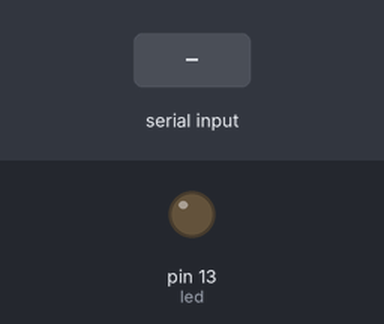
A sketch run on a simulated Arduino Mega 2560, built with avr-gcc and run on an emulated ATmega2560. Shown: output pins drawn as LEDs (lit = HIGH). Inputs (shaded band) come from the test bench. The modem accepts every AT command (registered, SIM ready, sends succeed) and sends nothing else; what the sketch prints to the serial monitor is not drawn.

Above: at 1.2 s.
1.3 s: "1" received over the second serial link
At 2.1 s:
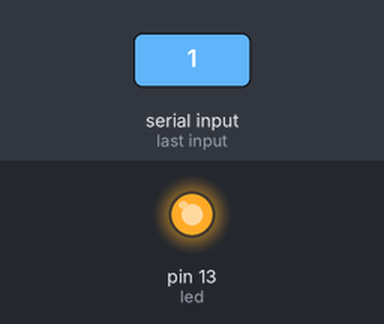
Timing chart, 0 to 4.3 s (numbered marks = the images above; inputs shaded):
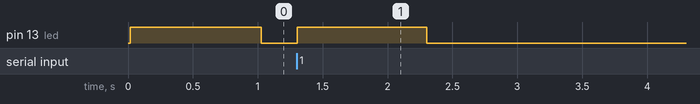

Measured:
- after the input at 1.3 s, pin 13 (led): LOW → HIGH at once, → LOW 1.0 s later

The sketch:

bluetoothDemo.ino
```cpp
/*
   Testing a bluetooth module
Date :		2013/11/10
Author:		dajiao
File :		bluetoothDemo.ino

Addition:
	Only for arduino mega which has 3 serial port in the board.
	Serial for the Serial Monitor in Arduino IDE
	Serial1/2/3 for the real serial port in a arduino board

*/

const int led = 13;		// set the 13 as working light
int i, j;	// pointer for reading from Serial
char buffer[100];		// set up the buffer for reading

void setup(){
	Serial.begin(9600);		// initialize the serial monitor with 9600
	Serial1.begin(9600);	// initialize the NO.1 serial port in board
	pinMode(led, OUTPUT);	// set a led light when working
	Serial1.println("AT+NAMEdajiao");	// set up id for bluetooth module
}

void loop(){
	if(Serial1.available()>0){

		i = j = 0;
		// read from bluetooth(Serial)
		while(Serial1.available()>0){
			buffer[i] = Serial1.read();
			i++;
			delay(2);
			digitalWrite(led, HIGH);
		}

		buffer[i] = '\0';
		delay(1000);
		digitalWrite(led, LOW);
		// print the current string
		for(j = 0; j< i; j++){
			Serial.print(buffer[j]);
		}

		Serial.println();
	}
}
```
